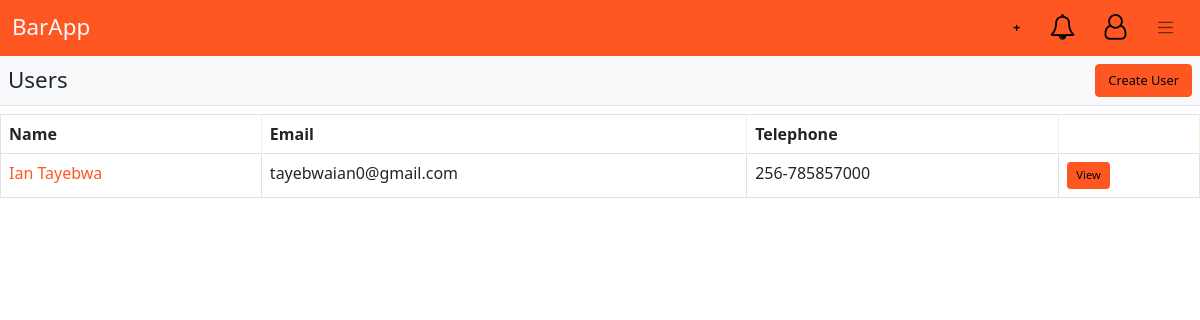
Page /profiles (signed in) on the earlier database version.
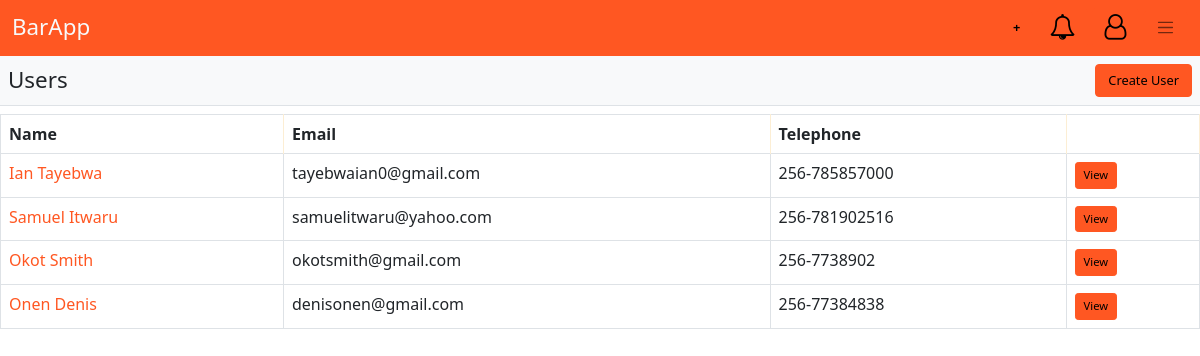
Same page on the later database version.
### bar/models.py (models this page shows, shortened)
class Profile(models.Model):
    name = models.CharField(max_length=256)
    email = models.EmailField()
    telephone = models.CharField(max_length=16)
    user = models.OneToOneField(User, unique=False, on_delete=models.CASCADE)

### bar/views/profile.py (the view)
# urls.py: path('profiles', get_profiles, name='get_profiles'),
@login_required
def get_profiles(request):
	profiles = Profile.objects.all()
	context = {
		"profiles": profiles
	}
	return render(request, 'profile/profiles.html', context)

### bar/templates/profile/profiles.html (shortened to what this page needs)
{% extends 'base.html' %}
{% load app_tags %}
{% block body %}
	<div id="app">
        {% include 'index/nav.html' %}
    </div>
    <div class="d-flex bg-light p-2 justify-content-between  border-bottom mb-2">
        <h3 class="my-auto">Users</h3>
        <a href="{% url 'bar:create_user' %}" class="btn btn-primary">Create User</a>
    </div>
    <div class="overflow-auto">
        <table class="table table-bordered table-hover">
        	<thead>
        		<th>Name</th>
        		<th>Email</th>
                <th>Telephone</th>
        		<th></th>
        	</thead>
        	<tbody>
        		{% for profile in profiles %}
        		<tr>
                    <td><a href="{% url 'bar:get_profile' id=profile.id %}" class="nav-link p-0">{{profile.name}}</a></td>
        			<td>{{profile.email}}</td>
        			<td>{{profile.telephone}}</td>
        			<td><a href="{% url 'bar:get_profile' id=profile.id %}" class="btn btn-primary btn-sm">View</a></td>
        		</tr>
        		{% endfor %}
        	</tbody>
        </table>
    </div>
{% endblock %}

Differences in the rows shown:
added Profile: name "Samuel Itwaru", email "samuelitwaru@yahoo.com", telephone "256-781902516"
added Profile: name "Okot Smith", email "okotsmith@gmail.com", telephone "256-7738902"
added Profile: name "Onen Denis", email "denisonen@gmail.com", telephone "256-77384838"
